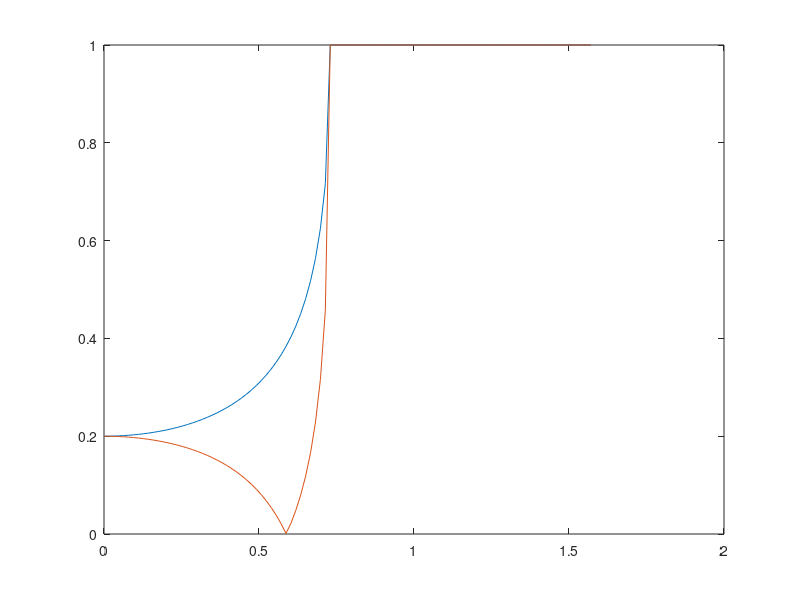

This chart was generated by the following MATLAB code:
function [CriticalAngle] = Mat2AirFresnel()
%Fresnal Reflection from Air(1.0) to Material (1.5)
%   Fucntion will generate plots of Fresnal reflectance 
%   for a dielectric material (index of refraction = 1.5)
%   Plots out reflectance values for incidence angles
%   in between 0 and 90 degrees. Must plot for
%   parallel and perpendicular polarized components
%   Also finds the reflectance of both components at
%   normal incidence and the Brewster's angle.

% Constant refraction indices
refMat = 1.5; %ni
refAir = 1.0; %nt

% plot spacing
incidenceAngles = linspace(0,pi/2,100);
transmissionAngles = getTransAngles(incidenceAngles,refAir,refMat);

[parCrit,parComponent] = parReflectance(incidenceAngles,transmissionAngles,refAir,refMat);
[perpCrit,perpComponent] = perpReflectance(incidenceAngles,transmissionAngles,refAir,refMat);

CriticalAngle = parCrit;
CritAngleDegrees = CriticalAngle / pi * 180
perpCrit;
figure
plot(incidenceAngles,parComponent, incidenceAngles, perpComponent)
ylim([0,1]);
end

%Works out transmission angles from Snell's equation
function transmissionAngles = getTransAngles(incidenceAngles,refAir,refMat)
    transmissionAngles= zeros(1,size(incidenceAngles,2));
    for i = 1:size(incidenceAngles,2)
        snells = refMat*sin(incidenceAngles(i));
        transmissionAngles(i) = asin(snells/refAir);
    end
end

%Fresnel Reflectance for parallel polarized light
function [critical,reflectance] = parReflectance(incidenceAngles,transmissionAngles,refAir,refMat)
    airPar = refAir * cos(transmissionAngles);
    materialPar = refMat * cos(incidenceAngles);
    reflectance = abs((materialPar-airPar) ./ (materialPar+airPar));
    [~,I] = find(reflectance == 1);
    critical = incidenceAngles(I);
    critical = critical(1);
end

%Fresnel Reflectance for perpendicular polarized light
function [critical,reflectance] = perpReflectance(incidenceAngles,transmissionAngles,refAir,refMat)
    airPerp = refAir * cos(incidenceAngles);
    materialPerp = refMat * cos(transmissionAngles);
    reflectance = abs((airPerp-materialPerp) ./ (airPerp+materialPerp));
    [~,I] = find(reflectance == 1.0);
    critical = incidenceAngles(I);
    critical = critical(1);
end
